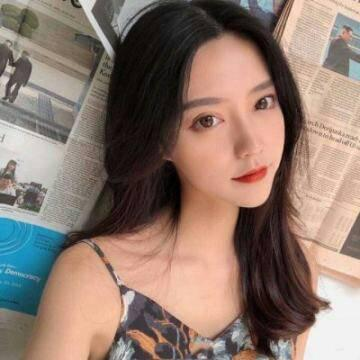
#> input picture FaceAI/Face Detection <pic>/1.jpg, 360 x 360 px, found by its file name
$ python FD_pic.py
#> lines starting #> are read from the running program, lines starting #| are printed output that depends on the picture; after the words box and inside, x2 and y2 are one past the last pixel; in counts of white or black regions, pixels touching at a corner belong together
import cv2

filepath = "/Users/Starkjing/Desktop/ComputerVision/FaceAI/Face Detection <pic>/1.jpg"
img = cv2.imread(filepath)  # 读取图片
#> img is the input picture: shape (360, 360, 3); mean B, G, R 109.8, 120.6, 141.6
gray = cv2.cvtColor(img, cv2.COLOR_BGR2GRAY)  # 转换灰色
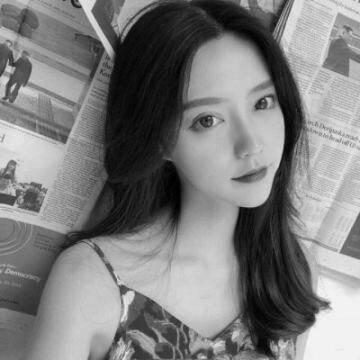
#> gray: shape (360, 360); min 0, max 251, mean 125.7

# OpenCV人脸识别分类器
classifier = cv2.CascadeClassifier(
        "/Users/Starkjing/Desktop/ComputerVision/FaceAI/opencv-master/data/haarcascades/haarcascade_frontalface_default.xml"

)
color = (0, 255, 0)  # 定义绘制颜色
# 调用识别人脸
faceRects = classifier.detectMultiScale(
    gray, scaleFactor=1.3, minNeighbors=5, minSize=(30, 30))
#> faceRects = [[157, 60, 151, 151]]
if len(faceRects):  # 大于0则检测到人脸
    for faceRect in faceRects:  # 单独框出每一张人脸
        x, y, w, h = faceRect
        # 框出人脸
        cv2.rectangle(img, (x, y), (x + h, y + w), color, 2)
        # 左眼
        cv2.circle(img, (x + w // 4, y + h // 4 + 30), min(w // 8, h // 8),
                   color)
        #右眼
        cv2.circle(img, (x + 3 * w // 4, y + h // 4 + 30), min(w // 8, h // 8),
                   color)
        #嘴巴
        cv2.rectangle(img, (x + 3 * w // 8, y + 3 * h // 4),
                      (x + 5 * w // 8, y + 7 * h // 8), color)
#> this loop made 1 pass
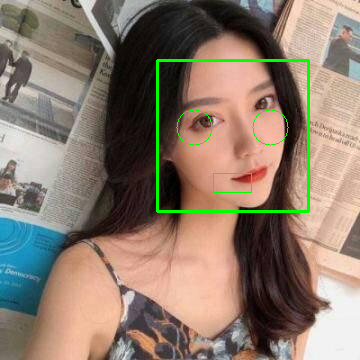
#> img: shape (360, 360, 3); 1.64% of pixels changed, all inside (x1, y1, x2, y2) = (156, 59, 310, 213)

cv2.imwrite("/Users/Starkjing/Desktop/ComputerVision/FaceAI/Face Detection <pic>/girl_FD.jpg",img)
cv2.imshow("image", img)  # 显示图像
c = cv2.waitKey(10)
#> (key Esc is pressed here)

cv2.waitKey(0)
cv2.destroyAllWindows()

$ run again, with FaceAI/Face Detection <pic>/jiance-2.png saved as FaceAI/Face Detection <pic>/1.jpg
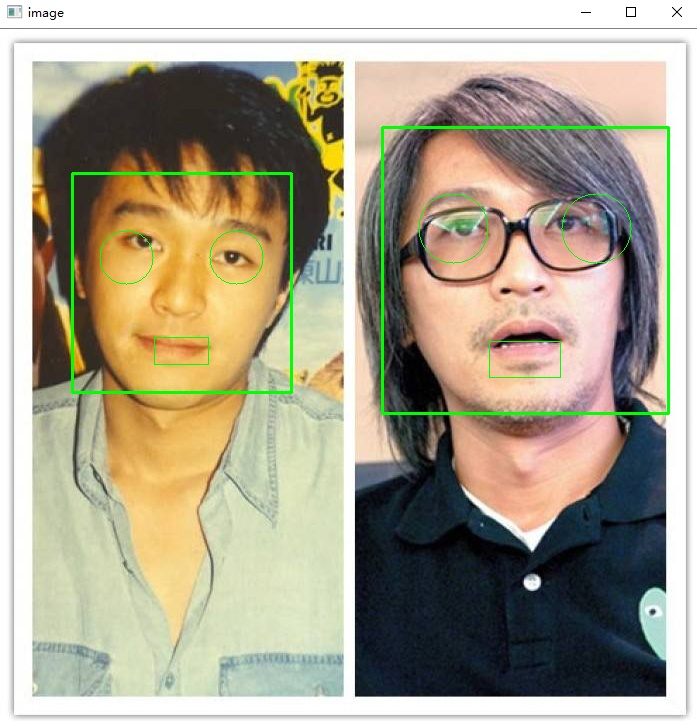
#> input picture FaceAI/Face Detection <pic>/jiance-2.png, 697 x 721 px, found by its file name
#> img is the input picture: shape (721, 697, 3); mean B, G, R 139.4, 160.7, 168.1
#> `gray = cv2.cvtColor(img, cv2.COLOR_BGR2GRAY)`:
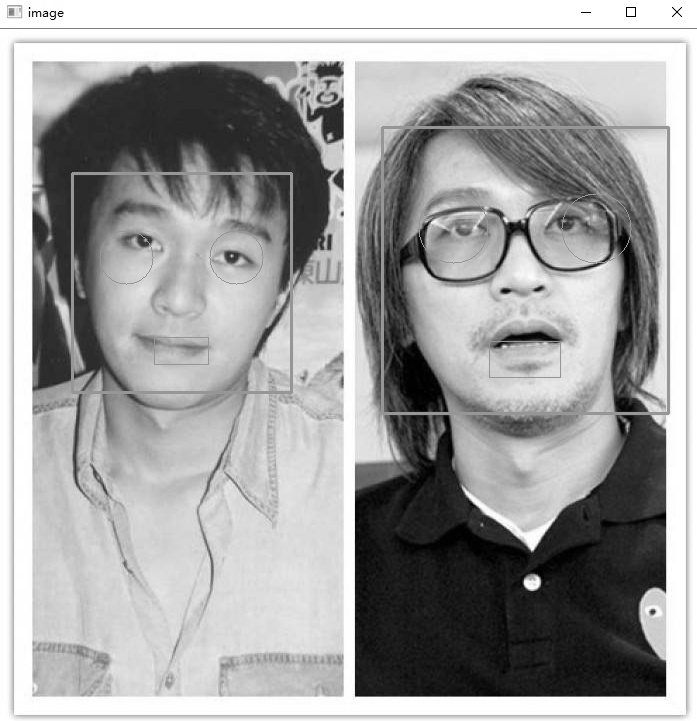
#> gray: shape (721, 697); min 0, max 255, mean 160.5
#> faceRects = [[72, 178, 222, 222], [398, 156, 255, 255]]
#> the loop `for faceRect in faceRects:` made 2 passes
#> after the loop `for faceRect in faceRects:`:
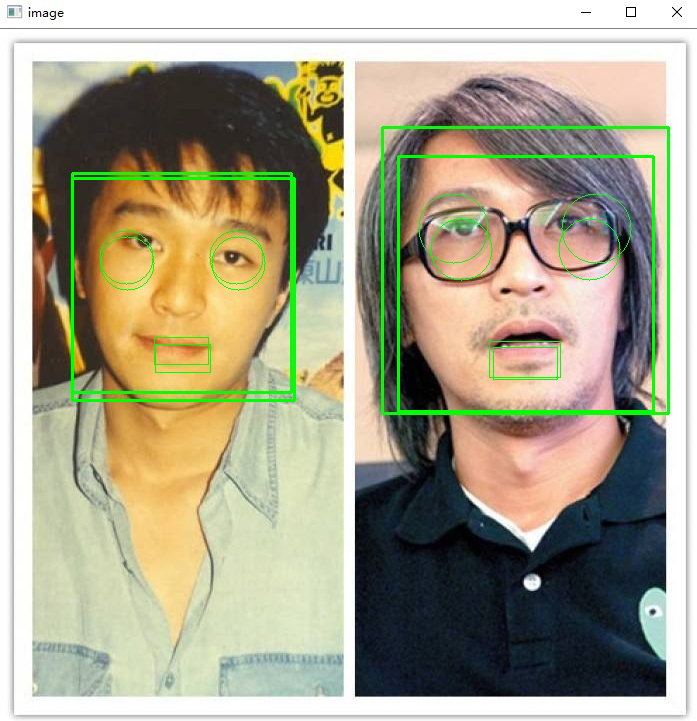
#> img: shape (721, 697, 3); 1.34% of pixels changed, all inside (x1, y1, x2, y2) = (71, 155, 655, 413)
